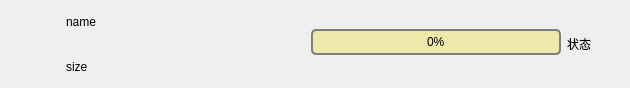
<?xml version="1.0" encoding="UTF-8"?>
<ui version="4.0">
 <class>UploadListForm</class>
 <widget class="QWidget" name="UploadListForm">
  <property name="geometry">
   <rect>
    <x>0</x>
    <y>0</y>
    <width>630</width>
    <height>88</height>
   </rect>
  </property>
  <property name="windowTitle">
   <string>Form</string>
  </property>
  <layout class="QHBoxLayout" name="horizontalLayout_2">
   <property name="leftMargin">
    <number>0</number>
   </property>
   <property name="topMargin">
    <number>0</number>
   </property>
   <property name="rightMargin">
    <number>0</number>
   </property>
   <property name="bottomMargin">
    <number>0</number>
   </property>
   <item>
    <layout class="QHBoxLayout" name="horizontalLayout">
     <item>
      <widget class="QLabel" name="file_label">
       <property name="minimumSize">
        <size>
         <width>60</width>
         <height>60</height>
        </size>
       </property>
       <property name="maximumSize">
        <size>
         <width>60</width>
         <height>60</height>
        </size>
       </property>
       <property name="styleSheet">
        <string notr="true">QLabel
{
	border-image: url(:/pic/resource/img/file.png);
}
</string>
       </property>
       <property name="text">
        <string/>
       </property>
      </widget>
     </item>
     <item>
      <layout class="QVBoxLayout" name="verticalLayout">
       <property name="topMargin">
        <number>2</number>
       </property>
       <property name="bottomMargin">
        <number>2</number>
       </property>
       <item>
        <widget class="QLabel" name="name_label">
         <property name="minimumSize">
          <size>
           <width>200</width>
           <height>0</height>
          </size>
         </property>
         <property name="maximumSize">
          <size>
           <width>200</width>
           <height>16777215</height>
          </size>
         </property>
         <property name="text">
          <string>name</string>
         </property>
        </widget>
       </item>
       <item>
        <widget class="QLabel" name="size_label">
         <property name="text">
          <string>size</string>
         </property>
        </widget>
       </item>
      </layout>
     </item>
     <item>
      <spacer name="horizontalSpacer">
       <property name="orientation">
        <enum>Qt::Horizontal</enum>
       </property>
       <property name="sizeHint" stdset="0">
        <size>
         <width>40</width>
         <height>20</height>
        </size>
       </property>
      </spacer>
     </item>
     <item>
      <layout class="QVBoxLayout" name="verticalLayout_2">
       <property name="spacing">
        <number>0</number>
       </property>
       <property name="topMargin">
        <number>2</number>
       </property>
       <property name="bottomMargin">
        <number>5</number>
       </property>
       <item>
        <spacer name="verticalSpacer">
         <property name="orientation">
          <enum>Qt::Vertical</enum>
         </property>
         <property name="sizeHint" stdset="0">
          <size>
           <width>20</width>
           <height>40</height>
          </size>
         </property>
        </spacer>
       </item>
       <item>
        <widget class="QProgressBar" name="progressBar">
         <property name="minimumSize">
          <size>
           <width>250</width>
           <height>0</height>
          </size>
         </property>
         <property name="maximumSize">
          <size>
           <width>250</width>
           <height>16777215</height>
          </size>
         </property>
         <property name="styleSheet">
          <string notr="true">QProgressBar{
	background-color: palegoldenrod;
	text-align:center;
	border:2px solid grey;
	border-radius:5px;
}
QProgressBar::chunk{
	background-color:goldenrod;
}</string>
         </property>
         <property name="value">
          <number>0</number>
         </property>
        </widget>
       </item>
       <item>
        <spacer name="verticalSpacer_2">
         <property name="orientation">
          <enum>Qt::Vertical</enum>
         </property>
         <property name="sizeHint" stdset="0">
          <size>
           <width>20</width>
           <height>40</height>
          </size>
         </property>
        </spacer>
       </item>
      </layout>
     </item>
     <item>
      <widget class="QLabel" name="state_label">
       <property name="text">
        <string>状态</string>
       </property>
      </widget>
     </item>
     <item>
      <spacer name="horizontalSpacer_2">
       <property name="orientation">
        <enum>Qt::Horizontal</enum>
       </property>
       <property name="sizeHint" stdset="0">
        <size>
         <width>40</width>
         <height>20</height>
        </size>
       </property>
      </spacer>
     </item>
    </layout>
   </item>
  </layout>
 </widget>
 <resources/>
 <connections/>
</ui>
